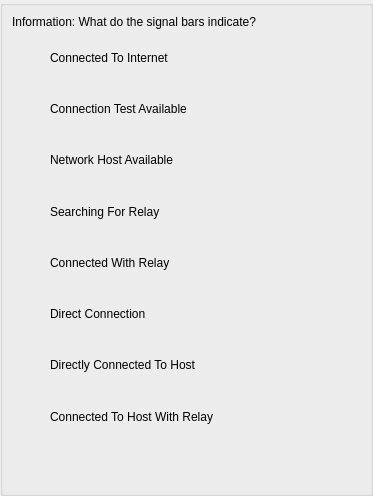
<?xml version="1.0" encoding="UTF-8"?>
<ui version="4.0">
 <class>AppletHelpNetSignalBarsUi</class>
 <widget class="QWidget" name="AppletHelpNetSignalBarsUi">
  <property name="geometry">
   <rect>
    <x>0</x>
    <y>0</y>
    <width>373</width>
    <height>496</height>
   </rect>
  </property>
  <property name="sizePolicy">
   <sizepolicy hsizetype="Expanding" vsizetype="Expanding">
    <horstretch>0</horstretch>
    <verstretch>0</verstretch>
   </sizepolicy>
  </property>
  <property name="minimumSize">
   <size>
    <width>0</width>
    <height>50</height>
   </size>
  </property>
  <property name="maximumSize">
   <size>
    <width>16777215</width>
    <height>16777215</height>
   </size>
  </property>
  <property name="windowTitle">
   <string>Information</string>
  </property>
  <layout class="QVBoxLayout" name="verticalLayout">
   <property name="spacing">
    <number>0</number>
   </property>
   <property name="leftMargin">
    <number>0</number>
   </property>
   <property name="topMargin">
    <number>0</number>
   </property>
   <property name="rightMargin">
    <number>0</number>
   </property>
   <property name="bottomMargin">
    <number>0</number>
   </property>
   <item>
    <widget class="QGroupBox" name="StyledDlgItemsBox">
     <property name="sizePolicy">
      <sizepolicy hsizetype="Expanding" vsizetype="Expanding">
       <horstretch>0</horstretch>
       <verstretch>0</verstretch>
      </sizepolicy>
     </property>
     <property name="minimumSize">
      <size>
       <width>0</width>
       <height>0</height>
      </size>
     </property>
     <property name="title">
      <string/>
     </property>
     <layout class="QVBoxLayout" name="verticalLayout_2">
      <item>
       <widget class="QLabel" name="m_InfoLabel">
        <property name="text">
         <string>Information: What do the signal bars indicate?</string>
        </property>
       </widget>
      </item>
      <item>
       <layout class="QHBoxLayout" name="horizontalLayout">
        <item>
         <widget class="VxLabel" name="m_Pic_1">
          <property name="sizePolicy">
           <sizepolicy hsizetype="Preferred" vsizetype="Expanding">
            <horstretch>0</horstretch>
            <verstretch>0</verstretch>
           </sizepolicy>
          </property>
          <property name="minimumSize">
           <size>
            <width>32</width>
            <height>32</height>
           </size>
          </property>
          <property name="maximumSize">
           <size>
            <width>32</width>
            <height>32</height>
           </size>
          </property>
          <property name="text">
           <string/>
          </property>
         </widget>
        </item>
        <item>
         <widget class="VxLabel" name="m_PicLabel_1">
          <property name="sizePolicy">
           <sizepolicy hsizetype="Expanding" vsizetype="Expanding">
            <horstretch>0</horstretch>
            <verstretch>0</verstretch>
           </sizepolicy>
          </property>
          <property name="minimumSize">
           <size>
            <width>0</width>
            <height>0</height>
           </size>
          </property>
          <property name="text">
           <string>Connected To Internet</string>
          </property>
         </widget>
        </item>
       </layout>
      </item>
      <item>
       <layout class="QHBoxLayout" name="horizontalLayout_2">
        <item>
         <widget class="VxLabel" name="m_Pic_2">
          <property name="sizePolicy">
           <sizepolicy hsizetype="Preferred" vsizetype="Expanding">
            <horstretch>0</horstretch>
            <verstretch>0</verstretch>
           </sizepolicy>
          </property>
          <property name="minimumSize">
           <size>
            <width>32</width>
            <height>32</height>
           </size>
          </property>
          <property name="maximumSize">
           <size>
            <width>32</width>
            <height>32</height>
           </size>
          </property>
          <property name="text">
           <string/>
          </property>
         </widget>
        </item>
        <item>
         <widget class="VxLabel" name="m_PicLabel_2">
          <property name="sizePolicy">
           <sizepolicy hsizetype="Expanding" vsizetype="Expanding">
            <horstretch>0</horstretch>
            <verstretch>0</verstretch>
           </sizepolicy>
          </property>
          <property name="minimumSize">
           <size>
            <width>0</width>
            <height>0</height>
           </size>
          </property>
          <property name="text">
           <string>Connection Test Available</string>
          </property>
         </widget>
        </item>
       </layout>
      </item>
      <item>
       <layout class="QHBoxLayout" name="horizontalLayout_3">
        <item>
         <widget class="VxLabel" name="m_Pic_3">
          <property name="sizePolicy">
           <sizepolicy hsizetype="Preferred" vsizetype="Expanding">
            <horstretch>0</horstretch>
            <verstretch>0</verstretch>
           </sizepolicy>
          </property>
          <property name="minimumSize">
           <size>
            <width>32</width>
            <height>32</height>
           </size>
          </property>
          <property name="maximumSize">
           <size>
            <width>32</width>
            <height>32</height>
           </size>
          </property>
          <property name="text">
           <string/>
          </property>
         </widget>
        </item>
        <item>
         <widget class="VxLabel" name="m_PicLabel_3">
          <property name="sizePolicy">
           <sizepolicy hsizetype="Expanding" vsizetype="Expanding">
            <horstretch>0</horstretch>
            <verstretch>0</verstretch>
           </sizepolicy>
          </property>
          <property name="minimumSize">
           <size>
            <width>0</width>
            <height>0</height>
           </size>
          </property>
          <property name="text">
           <string>Network Host Available</string>
          </property>
         </widget>
        </item>
       </layout>
      </item>
      <item>
       <layout class="QHBoxLayout" name="horizontalLayout_4">
        <item>
         <widget class="VxLabel" name="m_Pic_4">
          <property name="sizePolicy">
           <sizepolicy hsizetype="Preferred" vsizetype="Expanding">
            <horstretch>0</horstretch>
            <verstretch>0</verstretch>
           </sizepolicy>
          </property>
          <property name="minimumSize">
           <size>
            <width>32</width>
            <height>32</height>
           </size>
          </property>
          <property name="maximumSize">
           <size>
            <width>32</width>
            <height>32</height>
           </size>
          </property>
          <property name="text">
           <string/>
          </property>
         </widget>
        </item>
        <item>
         <widget class="VxLabel" name="m_PicLabel_4">
          <property name="sizePolicy">
           <sizepolicy hsizetype="Expanding" vsizetype="Expanding">
            <horstretch>0</horstretch>
            <verstretch>0</verstretch>
           </sizepolicy>
          </property>
          <property name="minimumSize">
           <size>
            <width>0</width>
            <height>0</height>
           </size>
          </property>
          <property name="text">
           <string>Searching For Relay</string>
          </property>
         </widget>
        </item>
       </layout>
      </item>
      <item>
       <layout class="QHBoxLayout" name="horizontalLayout_5">
        <item>
         <widget class="VxLabel" name="m_Pic_5">
          <property name="sizePolicy">
           <sizepolicy hsizetype="Preferred" vsizetype="Expanding">
            <horstretch>0</horstretch>
            <verstretch>0</verstretch>
           </sizepolicy>
          </property>
          <property name="minimumSize">
           <size>
            <width>32</width>
            <height>32</height>
           </size>
          </property>
          <property name="maximumSize">
           <size>
            <width>32</width>
            <height>32</height>
           </size>
          </property>
          <property name="text">
           <string/>
          </property>
         </widget>
        </item>
        <item>
         <widget class="VxLabel" name="m_PicLabel_5">
          <property name="sizePolicy">
           <sizepolicy hsizetype="Expanding" vsizetype="Expanding">
            <horstretch>0</horstretch>
            <verstretch>0</verstretch>
           </sizepolicy>
          </property>
          <property name="minimumSize">
           <size>
            <width>0</width>
            <height>0</height>
           </size>
          </property>
          <property name="text">
           <string>Connected With Relay</string>
          </property>
         </widget>
        </item>
       </layout>
      </item>
      <item>
       <layout class="QHBoxLayout" name="horizontalLayout_6">
        <item>
         <widget class="VxLabel" name="m_Pic_6">
          <property name="sizePolicy">
           <sizepolicy hsizetype="Preferred" vsizetype="Expanding">
            <horstretch>0</horstretch>
            <verstretch>0</verstretch>
           </sizepolicy>
          </property>
          <property name="minimumSize">
           <size>
            <width>32</width>
            <height>32</height>
           </size>
          </property>
          <property name="maximumSize">
           <size>
            <width>32</width>
            <height>32</height>
           </size>
          </property>
          <property name="text">
           <string/>
          </property>
         </widget>
        </item>
        <item>
         <widget class="VxLabel" name="m_PicLabel_6">
          <property name="sizePolicy">
           <sizepolicy hsizetype="Expanding" vsizetype="Expanding">
            <horstretch>0</horstretch>
            <verstretch>0</verstretch>
           </sizepolicy>
          </property>
          <property name="minimumSize">
           <size>
            <width>0</width>
            <height>0</height>
           </size>
          </property>
          <property name="text">
           <string>Direct Connection</string>
          </property>
         </widget>
        </item>
       </layout>
      </item>
      <item>
       <layout class="QHBoxLayout" name="horizontalLayout_7">
        <item>
         <widget class="VxLabel" name="m_Pic_7">
          <property name="sizePolicy">
           <sizepolicy hsizetype="Preferred" vsizetype="Fixed">
            <horstretch>0</horstretch>
            <verstretch>0</verstretch>
           </sizepolicy>
          </property>
          <property name="minimumSize">
           <size>
            <width>32</width>
            <height>32</height>
           </size>
          </property>
          <property name="maximumSize">
           <size>
            <width>32</width>
            <height>32</height>
           </size>
          </property>
          <property name="text">
           <string/>
          </property>
         </widget>
        </item>
        <item>
         <widget class="VxLabel" name="m_PicLabel_7">
          <property name="sizePolicy">
           <sizepolicy hsizetype="Expanding" vsizetype="Expanding">
            <horstretch>0</horstretch>
            <verstretch>0</verstretch>
           </sizepolicy>
          </property>
          <property name="minimumSize">
           <size>
            <width>32</width>
            <height>32</height>
           </size>
          </property>
          <property name="maximumSize">
           <size>
            <width>16777215</width>
            <height>16777215</height>
           </size>
          </property>
          <property name="text">
           <string>Directly Connected To Host</string>
          </property>
         </widget>
        </item>
       </layout>
      </item>
      <item>
       <layout class="QHBoxLayout" name="horizontalLayout_8">
        <item>
         <widget class="VxLabel" name="m_Pic_8">
          <property name="sizePolicy">
           <sizepolicy hsizetype="Preferred" vsizetype="Fixed">
            <horstretch>0</horstretch>
            <verstretch>0</verstretch>
           </sizepolicy>
          </property>
          <property name="minimumSize">
           <size>
            <width>32</width>
            <height>32</height>
           </size>
          </property>
          <property name="maximumSize">
           <size>
            <width>32</width>
            <height>32</height>
           </size>
          </property>
          <property name="text">
           <string/>
          </property>
         </widget>
        </item>
        <item>
         <widget class="VxLabel" name="m_PicLabel_8">
          <property name="sizePolicy">
           <sizepolicy hsizetype="Expanding" vsizetype="Expanding">
            <horstretch>0</horstretch>
            <verstretch>0</verstretch>
           </sizepolicy>
          </property>
          <property name="minimumSize">
           <size>
            <width>0</width>
            <height>0</height>
           </size>
          </property>
          <property name="text">
           <string>Connected To Host With Relay</string>
          </property>
         </widget>
        </item>
       </layout>
      </item>
      <item>
       <spacer name="verticalSpacer">
        <property name="orientation">
         <enum>Qt::Vertical</enum>
        </property>
        <property name="sizeHint" stdset="0">
         <size>
          <width>20</width>
          <height>40</height>
         </size>
        </property>
       </spacer>
      </item>
     </layout>
    </widget>
   </item>
  </layout>
 </widget>
 <customwidgets>
  <customwidget>
   <class>VxLabel</class>
   <extends>QLabel</extends>
   <header>VxLabel.h</header>
  </customwidget>
 </customwidgets>
 <resources/>
 <connections/>
</ui>
